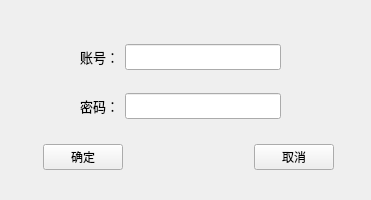
<?xml version="1.0" encoding="UTF-8"?>
<ui version="4.0">
 <class>Form</class>
 <widget class="QWidget" name="Form">
  <property name="geometry">
   <rect>
    <x>0</x>
    <y>0</y>
    <width>371</width>
    <height>200</height>
   </rect>
  </property>
  <property name="windowTitle">
   <string>用户登录</string>
  </property>
  <widget class="QWidget" name="">
   <property name="geometry">
    <rect>
     <x>43</x>
     <y>137</y>
     <width>291</width>
     <height>41</height>
    </rect>
   </property>
   <layout class="QGridLayout" name="gridLayout_2">
    <item row="0" column="0">
     <widget class="QPushButton" name="button1">
      <property name="text">
       <string>确定</string>
      </property>
     </widget>
    </item>
    <item row="0" column="2">
     <widget class="QPushButton" name="pushButton_2">
      <property name="text">
       <string>取消</string>
      </property>
     </widget>
    </item>
    <item row="0" column="1">
     <spacer name="horizontalSpacer">
      <property name="orientation">
       <enum>Qt::Horizontal</enum>
      </property>
      <property name="sizeHint" stdset="0">
       <size>
        <width>40</width>
        <height>20</height>
       </size>
      </property>
     </spacer>
    </item>
   </layout>
  </widget>
  <widget class="QWidget" name="">
   <property name="geometry">
    <rect>
     <x>80</x>
     <y>27</y>
     <width>201</width>
     <height>111</height>
    </rect>
   </property>
   <layout class="QGridLayout" name="gridLayout">
    <item row="0" column="0">
     <widget class="QLabel" name="label">
      <property name="font">
       <font>
        <family>Agency FB</family>
        <pointsize>10</pointsize>
        <weight>50</weight>
        <bold>false</bold>
       </font>
      </property>
      <property name="cursor">
       <cursorShape>ArrowCursor</cursorShape>
      </property>
      <property name="text">
       <string>账号：</string>
      </property>
     </widget>
    </item>
    <item row="0" column="1">
     <widget class="QLineEdit" name="line1">
      <property name="font">
       <font>
        <family>Agency FB</family>
        <pointsize>10</pointsize>
       </font>
      </property>
      <property name="cursor">
       <cursorShape>IBeamCursor</cursorShape>
      </property>
     </widget>
    </item>
    <item row="1" column="0">
     <widget class="QLabel" name="label_2">
      <property name="font">
       <font>
        <family>Agency FB</family>
        <pointsize>10</pointsize>
       </font>
      </property>
      <property name="text">
       <string>密码：</string>
      </property>
     </widget>
    </item>
    <item row="1" column="1">
     <widget class="QLineEdit" name="lineEdit_2">
      <property name="font">
       <font>
        <family>Agency FB</family>
        <pointsize>10</pointsize>
       </font>
      </property>
     </widget>
    </item>
   </layout>
  </widget>
 </widget>
 <resources/>
 <connections/>
</ui>
